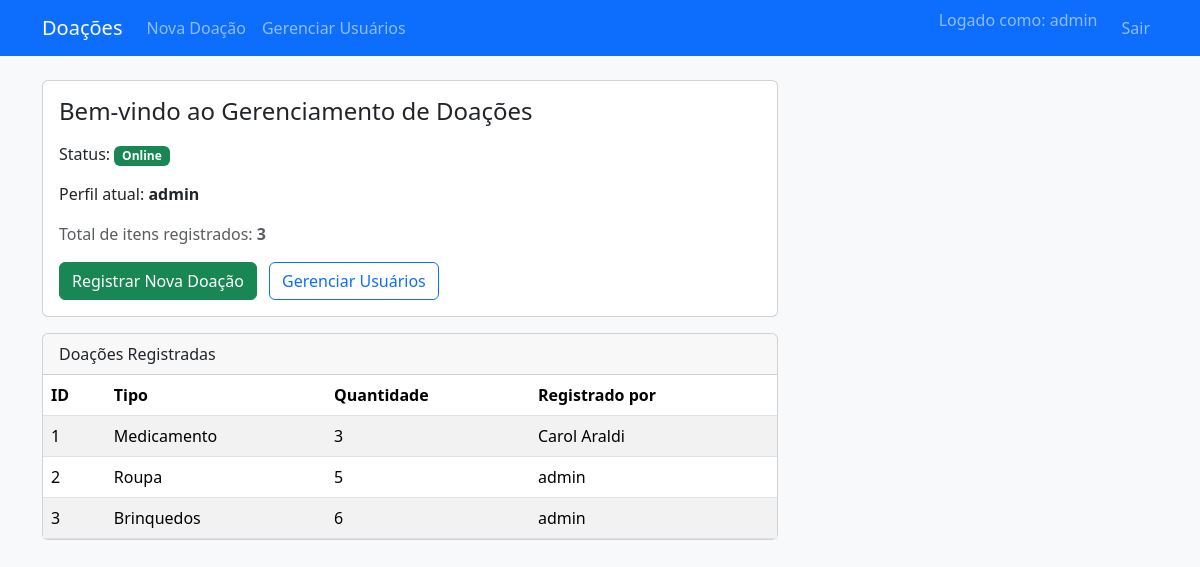
Screenshot of / (signed in) with the database file from the repository.
### app.py (models this page shows, shortened)
class Doacao(db.Model):
    id = db.Column(db.Integer, primary_key=True)
    tipo = db.Column(db.String(80), nullable=False)
    quantidade = db.Column(db.Integer, nullable=False)
    voluntario_id = db.Column(db.Integer, db.ForeignKey('user.id'), nullable=False)

class User(db.Model):
    id = db.Column(db.Integer, primary_key=True)
    username = db.Column(db.String(80), unique=True, nullable=False)
    password_hash = db.Column(db.String(128), nullable=False) # Armazena o hash (A02)
    role = db.Column(db.String(20), nullable=False, default='voluntario') # admin, voluntario (A04)
    donations = db.relationship('Doacao', backref='registrador', lazy=True)

### app.py (the view)
@app.route('/')
def index():
    doacoes = Doacao.query.all()
    return render_template(
        'index.html',
        is_logged_in=session.get('logged_in', False),
        user_role=session.get('user_role', 'Convidado'),
        doacoes=doacoes,
    )

### templates/index.html (shortened to what this page needs)
{% extends "base.html" %}
{% block content %}
<div class="row">
    <div class="col-lg-8">
        <div class="card mb-3">
            <div class="card-body">
                <h1 class="h4 mb-3">Bem-vindo ao Gerenciamento de Doações</h1>
                <p>
                    Status:
                    {% if is_logged_in %}
                        <span class="badge bg-success">Online</span>
                    {% else %}
                        <span class="badge bg-secondary">Offline</span>
                    {% endif %}
                </p>
                <p>Perfil atual: <strong>{{ user_role }}</strong></p>
                <p class="text-muted">
                    Total de itens registrados: <strong>{{ doacoes|length }}</strong>
                </p>
                {% if not is_logged_in %}
                    <a href="{{ url_for('login') }}" class="btn btn-primary">Fazer Login</a>
                {% else %}
                    <a href="{{ url_for('nova_doacao') }}" class="btn btn-success me-2">
                        Registrar Nova Doação
                    </a>
                    {% if user_role == 'admin' %}
                        <a href="{{ url_for('register_voluntario') }}" class="btn btn-outline-primary">
                            Gerenciar Usuários
                        </a>
                    {% endif %}
                {% endif %}
            </div>
        </div>
        <div class="card">
            <div class="card-header">
                Doações Registradas
            </div>
            <div class="card-body p-0">
                {% if doacoes %}
                    <table class="table table-striped mb-0">
                        <thead>
                        <tr>
                            <th>ID</th>
                            <th>Tipo</th>
                            <th>Quantidade</th>
                            <th>Registrado por</th>
                        </tr>
                        </thead>
                        <tbody>
                        {% for d in doacoes %}
                            <tr>
                                <td>{{ d.id }}</td>
                                <td>{{ d.tipo }}</td>
                                <td>{{ d.quantidade }}</td>
                                <td>{{ d.registrador.username if d.registrador else '-' }}</td>
                            </tr>
                        {% endfor %}
                        </tbody>
                    </table>
                {% else %}
                    <p class="p-3 mb-0">Nenhuma doação registrada ainda.</p>
                {% endif %}
            </div>
        </div>
    </div>
</div>
{% endblock %}

### rows the page displays
Doacao: id "1", tipo "Medicamento", quantidade "3", registrador "Carol Araldi"
Doacao: id "2", tipo "Roupa", quantidade "5", registrador "admin"
Doacao: id "3", tipo "Brinquedos", quantidade "6", registrador "admin"

### other values shown
{{ session.get('user_role') }} "admin"
{{ user_role }} "admin"
{{ doacoes|length }} "3"
